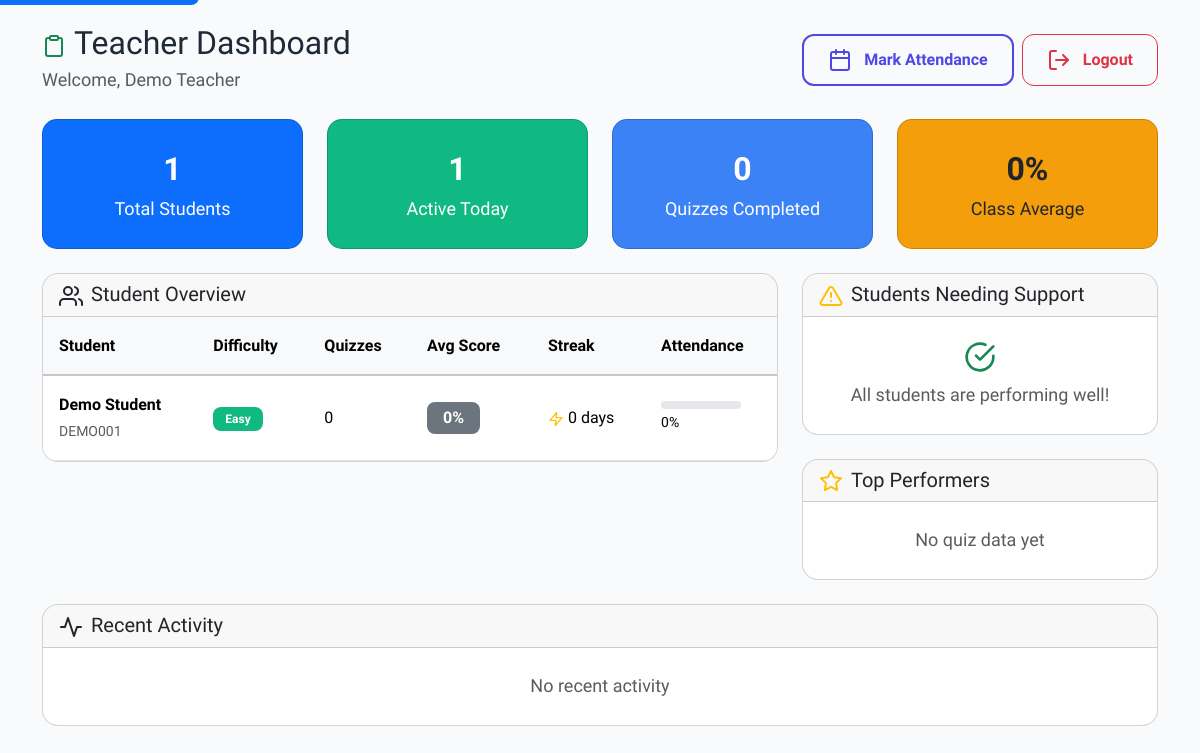
The page /teacher/dashboard (signed in) on the database its author committed.
### models.py (models this page shows, shortened)
class Teacher(db.Model):
    __tablename__ = 'teachers'
    id = db.Column(db.Integer, primary_key=True)
    teacher_id = db.Column(db.String(20), unique=True, nullable=False)
    name = db.Column(db.String(100), nullable=False)
    email = db.Column(db.String(120), unique=True, nullable=True)
    password_hash = db.Column(db.String(256), nullable=True)
    subject = db.Column(db.String(50), nullable=True)
    is_active = db.Column(db.Boolean, default=True)
    created_at = db.Column(db.DateTime, default=datetime.utcnow)
    attendance_records = db.relationship('TeacherAttendance', backref='teacher', lazy=True)

class Student(UserMixin, db.Model):
    __tablename__ = 'students'
    id = db.Column(db.Integer, primary_key=True)
    student_id = db.Column(db.String(20), unique=True, nullable=False)
    name = db.Column(db.String(100), nullable=False)
    email = db.Column(db.String(120), unique=True, nullable=True)
    password_hash = db.Column(db.String(256), nullable=True)
    current_difficulty = db.Column(db.String(20), default='easy')
    preferred_mode = db.Column(db.String(20), default='text')
    audio_enabled = db.Column(db.Boolean, default=False)
    sign_language_enabled = db.Column(db.Boolean, default=False)
    emotion_detection_enabled = db.Column(db.Boolean, default=False)
    font_size = db.Column(db.Integer, default=18)
    high_contrast = db.Column(db.Boolean, default=False)
    reduce_motion = db.Column(db.Boolean, default=False)
    total_lessons_completed = db.Column(db.Integer, default=0)
    total_quizzes_taken = db.Column(db.Integer, default=0)
    average_score = db.Column(db.Float, default=0.0)
    streak_days = db.Column(db.Integer, default=0)
    last_active = db.Column(db.DateTime, default=datetime.utcnow)
    created_at = db.Column(db.DateTime, default=datetime.utcnow)
    total_coins = db.Column(db.Integer, default=0)
    total_stars = db.Column(db.Integer, default=0)
    games_unlocked = db.Column(db.Boolean, default=False)
    learning_style = db.Column(db.String(50), default='visual')
    special_needs_type = db.Column(db.String(50), nullable=True)
    focus_duration_avg = db.Column(db.Integer, default=0)
    reading_speed_wpm = db.Column(db.Integer, default=0)
    quiz_results = db.relationship('QuizResult', backref='student', lazy=True)
    lesson_progress = db.relationship('LessonProgress', backref='student', lazy=True)
    game_sessions = db.relationship('GameSession', backref='student', lazy=True)
    game_rewards = db.relationship('GameReward', backref='student', lazy=True)
    attendance_records = db.relationship('AttendanceRecord', backref='student', lazy=True)

### routes.py (the view)
@app.route('/teacher/dashboard')
def teacher_dashboard():
    teacher_id = session.get('teacher_id')
    if not teacher_id:
        return redirect(url_for('teacher_login_page'))
    teacher = Teacher.query.get(teacher_id)
    if not teacher:
        session.pop('teacher_id', None)
        return redirect(url_for('teacher_login_page'))
    students = Student.query.order_by(Student.name).all()
    total_students = len(students)
    today = date.today()
    week_start = today - timedelta(days=today.weekday())
    active_today = Student.query.filter(
        func.date(Student.last_active) == today
    ).count()
    total_quizzes_completed = QuizResult.query.count()
    all_scores = db.session.query(func.avg(QuizResult.score)).scalar()
    avg_class_score = all_scores or 0
    students_data = []
    for student in students:
        attendance = AttendanceRecord.query.filter(
            AttendanceRecord.student_id == student.id,
            AttendanceRecord.date >= week_start
        ).all()
        attendance_rate = len([a for a in attendance if a.status == 'present']) / max(len(attendance), 1) * 100
        students_data.append({
            'student': student,
            'attendance_rate': attendance_rate
        })
    struggling_students = [s for s in students if s.average_score < 60 and s.total_quizzes_taken > 0][:5]
    top_students = sorted([s for s in students if s.total_quizzes_taken > 0],
                         key=lambda x: x.average_score, reverse=True)[:5]
    recent_activities = ActivityLog.query.order_by(
        ActivityLog.created_at.desc()
    ).limit(10).all()
    for activity in recent_activities:
        activity.student = Student.query.get(activity.student_id)
    return render_template('teacher_dashboard.html',
        teacher=teacher,
        students_data=students_data,
        total_students=total_students,
        active_today=active_today,
        total_quizzes_completed=total_quizzes_completed,
        avg_class_score=avg_class_score,
        struggling_students=struggling_students,
        top_students=top_students,
        recent_activities=recent_activities
    )

### routes.py (called while the page is built)
@app.context_processor
def utility_processor():
    return {
        'format_time_spent': format_time_spent,
        'format_date_relative': format_date_relative,
        'get_difficulty_color': get_difficulty_color,
        'get_difficulty_label': get_difficulty_label,
        'get_progress_bar_class': get_progress_bar_class,
        'get_greeting': get_greeting,
    }

### templates/teacher_dashboard.html (shortened to what this page needs)
{% extends "base.html" %}
{% block content %}
<div class="container py-4">
    <div class="d-flex justify-content-between align-items-center mb-4">
        <div>
            <h1 class="h2 mb-1">
                <i data-feather="clipboard" class="me-2 text-success"></i>Teacher Dashboard
            </h1>
            <p class="text-muted mb-0">Welcome, {{ teacher.name }}</p>
        </div>
        <div class="d-flex gap-2">
            <a href="{{ url_for('teacher_attendance_page') }}" class="btn btn-outline-primary">
                <i data-feather="calendar" class="me-1"></i>Mark Attendance
            </a>
            <a href="{{ url_for('teacher_logout') }}" class="btn btn-outline-danger">
                <i data-feather="log-out" class="me-1"></i>Logout
            </a>
        </div>
    </div>
    <div class="row g-4 mb-4">
        <div class="col-md-3">
            <div class="card stat-card bg-primary text-white">
                <div class="stat-number">{{ total_students }}</div>
                <div>Total Students</div>
            </div>
        </div>
        <div class="col-md-3">
            <div class="card stat-card bg-success text-white">
                <div class="stat-number">{{ active_today }}</div>
                <div>Active Today</div>
            </div>
        </div>
        <div class="col-md-3">
            <div class="card stat-card bg-info text-white">
                <div class="stat-number">{{ total_quizzes_completed }}</div>
                <div>Quizzes Completed</div>
            </div>
        </div>
        <div class="col-md-3">
            <div class="card stat-card bg-warning text-dark">
                <div class="stat-number">{{ "%.0f"|format(avg_class_score) }}%</div>
                <div>Class Average</div>
            </div>
        </div>
    </div>
    <div class="row g-4">
        <div class="col-lg-8">
            <div class="card">
                <div class="card-header d-flex justify-content-between align-items-center">
                    <h3 class="h5 mb-0">
                        <i data-feather="users" class="me-2"></i>Student Overview
                    </h3>
                </div>
                <div class="card-body p-0">
                    <div class="table-responsive">
                        <table class="table table-hover mb-0">
                            <thead class="table-light">
                                <tr>
                                    <th>Student</th>
                                    <th>Difficulty</th>
                                    <th>Quizzes</th>
                                    <th>Avg Score</th>
                                    <th>Streak</th>
                                    <th>Attendance</th>
                                </tr>
                            </thead>
                            <tbody>
                                {% for data in students_data %}
                                <tr class="student-row">
                                    <td>
                                        <strong>{{ data.student.name }}</strong>
                                        <br><small class="text-muted">{{ data.student.student_id }}</small>
                                    </td>
                                    <td>
                                        <span class="badge bg-{{ 'success' if data.student.current_difficulty == 'easy' else ('warning' if data.student.current_difficulty == 'medium' else 'danger') }}">
                                            {{ data.student.current_difficulty | title }}
                                        </span>
                                    </td>
                                    <td>{{ data.student.total_quizzes_taken }}</td>
                                    <td>
                                        <span class="badge bg-{{ 'success' if data.student.average_score >= 80 else ('warning' if data.student.average_score >= 60 else 'secondary') }} fs-6">
                                            {{ "%.0f"|format(data.student.average_score) }}%
                                        </span>
                                    </td>
                                    <td>
                                        <i data-feather="zap" class="text-warning" style="width: 16px;"></i>
                                        {{ data.student.streak_days }} days
                                    </td>
                                    <td>
                                        <div class="progress" style="width: 80px; height: 8px;">
                                        </div>
                                        <small>{{ "%.0f"|format(data.attendance_rate) }}%</small>
                                    </td>
                                </tr>
                                {% else %}
                                <tr>
                                    <td colspan="6" class="text-center text-muted py-4">
                                        No students registered yet.
                                    </td>
                                </tr>
                                {% endfor %}
                            </tbody>
                        </table>
                    </div>
                </div>
            </div>
        </div>
        <div class="col-lg-4">
            <div class="card mb-4">
                <div class="card-header">
                    <h3 class="h5 mb-0">
                        <i data-feather="alert-triangle" class="me-2 text-warning"></i>Students Needing Support
                    </h3>
                </div>
                <div class="card-body">
                    {% if struggling_students %}
                    <ul class="list-group list-group-flush">
                        {% for student in struggling_students %}
                        <li class="list-group-item d-flex justify-content-between align-items-center">
                            <div>
                                <strong>{{ student.name }}</strong>
                                <br><small class="text-danger">Avg: {{ "%.0f"|format(student.average_score) }}%</small>
                            </div>
                            <span class="badge bg-danger">Needs Help</span>
                        </li>
                        {% endfor %}
                    </ul>
                    {% else %}
                    <p class="text-muted text-center mb-0">
                        <i data-feather="check-circle" class="text-success mb-2" style="width: 32px; height: 32px;"></i>
                        <br>All students are performing well!
                    </p>
                    {% endif %}
                </div>
            </div>
            <div class="card">
                <div class="card-header">
                    <h3 class="h5 mb-0">
                        <i data-feather="star" class="me-2 text-warning"></i>Top Performers
                    </h3>
                </div>
                <div class="card-body">
                    {% if top_students %}
                    <ul class="list-group list-group-flush">
                        {% for student in top_students %}
                        <li class="list-group-item d-flex justify-content-between align-items-center">
                            <div>
                                <strong>{{ student.name }}</strong>
                                <br><small class="text-success">{{ "%.0f"|format(student.average_score) }}% average</small>
                            </div>
                            <span class="badge bg-success">
                                <i data-feather="award" style="width: 14px; height: 14px;"></i>
                            </span>
                        </li>
                        {% endfor %}
                    </ul>
                    {% else %}
                    <p class="text-muted text-center mb-0">No quiz data yet</p>
                    {% endif %}
                </div>
            </div>
        </div>
    </div>
    <div class="card mt-4">
        <div class="card-header">
            <h3 class="h5 mb-0">
                <i data-feather="activity" class="me-2"></i>Recent Activity
            </h3>
        </div>
        <div class="card-body">
            {% if recent_activities %}
            <div class="table-responsive">
                <table class="table table-sm">
                    <thead>
                        <tr>
                            <th>Time</th>
                            <th>Student</th>
                            <th>Activity</th>
                            <th>Details</th>
                        </tr>
                    </thead>
                    <tbody>
                        {% for activity in recent_activities %}
                        <tr>
                            <td><small>{{ activity.created_at.strftime('%b %d, %H:%M') }}</small></td>
                            <td>{{ activity.student.name if activity.student else 'Unknown' }}</td>
                            <td>
                                <span class="badge bg-secondary">{{ activity.activity_type | replace('_', ' ') | title }}</span>
                            </td>
                            <td><small class="text-muted">{{ activity.details or '-' }}</small></td>
                        </tr>
                        {% endfor %}
                    </tbody>
                </table>
            </div>
            {% else %}
            <p class="text-muted text-center mb-0">No recent activity</p>
            {% endif %}
        </div>
    </div>
</div>
{% endblock %}

### static/css/style.css (style rules this page uses)
:root { --primary-color: #4F46E5; --primary-hover: #4338CA; --success-color: #10B981; --warning-color: #F59E0B; --danger-color: #EF4444; --info-color: #3B82F6; --text-primary: #1F2937; --text-secondary: #6B7280; --bg-light: #F9FAFB; --border-color: #E5E7EB; --font-family: 'Atkinson Hyperlegible', -apple-system, BlinkMacSystemFont, 'Segoe UI', Roboto, sans-serif; --user-font-size: 18px; }
* { box-sizing: border-box; }
body { font-family: var(--font-family); font-size: var(--user-font-size); line-height: 1.6; color: var(--text-primary); background-color: var(--bg-light); min-height: 100vh; }
.card { border-radius: 16px; overflow: hidden; }
.card-body { padding: 1.5rem; }
.btn { font-weight: 600; border-radius: 12px; padding: 0.75rem 1.5rem; display: inline-flex; align-items: center; justify-content: center; gap: 0.5rem; min-height: 48px; transition: all 0.2s; }
.btn-outline-primary { border-width: 2px; color: var(--primary-color); border-color: var(--primary-color); }
.badge { padding: 0.5em 1em; font-weight: 600; border-radius: 8px; }
.bg-success { background-color: var(--success-color) !important; }
.bg-warning { background-color: var(--warning-color) !important; }
.bg-info { background-color: var(--info-color) !important; }
.progress { border-radius: 10px; background-color: #E5E7EB; overflow: hidden; }
.table { font-size: 1rem; }
.table th { font-weight: 600; border-bottom-width: 2px; }
.table td, .table th { padding: 1rem; vertical-align: middle; }

### templates/teacher_dashboard.html (style rules this page uses)
.stat-card { text-align: center; padding: 1.5rem; border-radius: 15px; }
.stat-number { font-size: 2rem; font-weight: bold; }

### rows shown on the page
Teacher: name "Demo Teacher"
Student: student.name "Demo Student", student.student_id "DEMO001", student.current_difficulty "Easy", student.total_quizzes_taken "0", student.average_score "0", student.streak_days "0"

### other values the page prints
{{ total_students }} "1"
{{ active_today }} "1"
{{ total_quizzes_completed }} "0"
{{ "%.0f"|format(avg_class_score) }} "0"
{{ "%.0f"|format(data.attendance_rate) }} "0"
